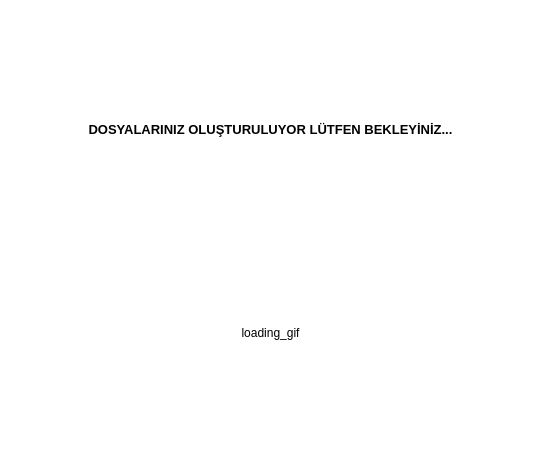
<?xml version="1.0" encoding="UTF-8"?>
<ui version="4.0">
 <class>MainWindow</class>
 <widget class="QMainWindow" name="MainWindow">
  <property name="geometry">
   <rect>
    <x>0</x>
    <y>0</y>
    <width>542</width>
    <height>450</height>
   </rect>
  </property>
  <property name="windowTitle">
   <string>MainWindow</string>
  </property>
  <property name="styleSheet">
   <string notr="true">background-color: rgb(255, 255, 255);border:0;</string>
  </property>
  <widget class="QWidget" name="centralwidget">
   <widget class="QWidget" name="verticalLayoutWidget">
    <property name="geometry">
     <rect>
      <x>0</x>
      <y>30</y>
      <width>541</width>
      <height>401</height>
     </rect>
    </property>
    <layout class="QVBoxLayout" name="verticalLayout">
     <item>
      <widget class="QLabel" name="label">
       <property name="font">
        <font>
         <pointsize>10</pointsize>
         <weight>75</weight>
         <bold>true</bold>
        </font>
       </property>
       <property name="text">
        <string>DOSYALARINIZ OLUŞTURULUYOR LÜTFEN BEKLEYİNİZ...</string>
       </property>
       <property name="alignment">
        <set>Qt::AlignCenter</set>
       </property>
      </widget>
     </item>
     <item>
      <widget class="QLabel" name="label_2">
       <property name="text">
        <string>loading_gif</string>
       </property>
       <property name="alignment">
        <set>Qt::AlignCenter</set>
       </property>
      </widget>
     </item>
    </layout>
   </widget>
  </widget>
  <widget class="QStatusBar" name="statusbar"/>
 </widget>
 <resources/>
 <connections/>
</ui>
